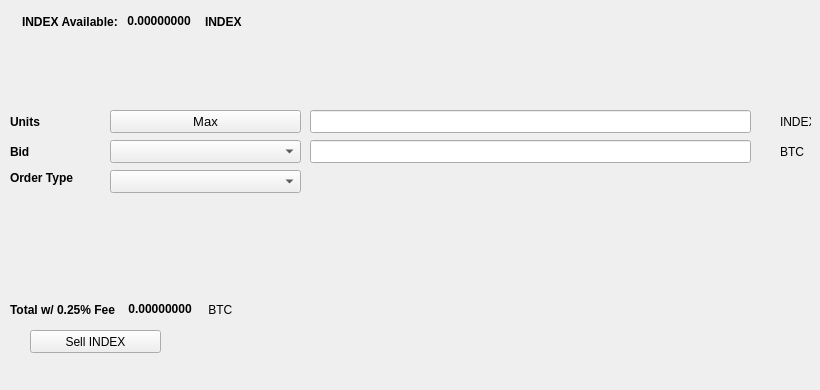
   <widget class="QWidget" name="SellTab">
    <attribute name="title">
     <string>Sell</string>
    </attribute>
    <widget class="QLabel" name="label_16">
     <property name="geometry">
      <rect>
       <x>780</x>
       <y>140</y>
       <width>31</width>
       <height>23</height>
      </rect>
     </property>
     <property name="text">
      <string>BTC</string>
     </property>
    </widget>
    <widget class="QComboBox" name="SellBidcomboBox">
     <property name="geometry">
      <rect>
       <x>110</x>
       <y>140</y>
       <width>191</width>
       <height>23</height>
      </rect>
     </property>
     <property name="font">
      <font>
       <pointsize>10</pointsize>
      </font>
     </property>
    </widget>
    <widget class="QLabel" name="label_18">
     <property name="geometry">
      <rect>
       <x>10</x>
       <y>110</y>
       <width>46</width>
       <height>23</height>
      </rect>
     </property>
     <property name="font">
      <font>
       <weight>75</weight>
       <bold>true</bold>
      </font>
     </property>
     <property name="text">
      <string>Units</string>
     </property>
    </widget>
    <widget class="QPushButton" name="Sell_Max_Amount">
     <property name="geometry">
      <rect>
       <x>110</x>
       <y>110</y>
       <width>191</width>
       <height>23</height>
      </rect>
     </property>
     <property name="font">
      <font>
       <pointsize>10</pointsize>
      </font>
     </property>
     <property name="text">
      <string>Max</string>
     </property>
    </widget>
    <widget class="QLabel" name="label_20">
     <property name="geometry">
      <rect>
       <x>10</x>
       <y>170</y>
       <width>91</width>
       <height>16</height>
      </rect>
     </property>
     <property name="font">
      <font>
       <weight>75</weight>
       <bold>true</bold>
      </font>
     </property>
     <property name="text">
      <string>Order Type</string>
     </property>
    </widget>
    <widget class="QComboBox" name="SellOrdertypeCombo">
     <property name="geometry">
      <rect>
       <x>110</x>
       <y>170</y>
       <width>191</width>
       <height>23</height>
      </rect>
     </property>
     <property name="font">
      <font>
       <pointsize>10</pointsize>
      </font>
     </property>
    </widget>
    <widget class="QLabel" name="label_21">
     <property name="geometry">
      <rect>
       <x>10</x>
       <y>140</y>
       <width>46</width>
       <height>23</height>
      </rect>
     </property>
     <property name="font">
      <font>
       <weight>75</weight>
       <bold>true</bold>
      </font>
     </property>
     <property name="text">
      <string>Bid</string>
     </property>
    </widget>
    <widget class="QLabel" name="label_22">
     <property name="geometry">
      <rect>
       <x>780</x>
       <y>110</y>
       <width>31</width>
       <height>23</height>
      </rect>
     </property>
     <property name="text">
      <string>INDEX</string>
     </property>
    </widget>
    <widget class="QLineEdit" name="UnitsInputBLOCK">
     <property name="geometry">
      <rect>
       <x>310</x>
       <y>110</y>
       <width>441</width>
       <height>23</height>
      </rect>
     </property>
     <property name="font">
      <font>
       <pointsize>9</pointsize>
       <weight>75</weight>
       <bold>true</bold>
      </font>
     </property>
    </widget>
    <widget class="QLineEdit" name="SellBidPriceEdit">
     <property name="geometry">
      <rect>
       <x>310</x>
       <y>140</y>
       <width>441</width>
       <height>23</height>
      </rect>
     </property>
     <property name="font">
      <font>
       <pointsize>9</pointsize>
       <weight>75</weight>
       <bold>true</bold>
      </font>
     </property>
    </widget>
    <widget class="QPushButton" name="SellBLOCKBTN">
     <property name="geometry">
      <rect>
       <x>30</x>
       <y>330</y>
       <width>131</width>
       <height>23</height>
      </rect>
     </property>
     <property name="text">
      <string>Sell INDEX</string>
     </property>
     <property name="icon">
      <iconset resource="../instadex">
       <normaloff>:/icons/bitcoin</normaloff>:/icons/bitcoin</iconset>
     </property>
    </widget>
    <widget class="QWidget" name="layoutWidget3">
     <property name="geometry">
      <rect>
       <x>22</x>
       <y>12</y>
       <width>258</width>
       <height>19</height>
      </rect>
     </property>
     <layout class="QHBoxLayout" name="horizontalLayout">
      <item>
       <widget class="QLabel" name="label232_2">
        <property name="font">
         <font>
          <weight>75</weight>
          <bold>true</bold>
         </font>
        </property>
        <property name="text">
         <string>INDEX Available:</string>
        </property>
       </widget>
      </item>
      <item>
       <widget class="QLabel" name="BLOCKAvailableLabel">
        <property name="palette">
         <palette>
          <active>
           <colorrole role="WindowText">
            <brush brushstyle="SolidPattern">
             <color alpha="255">
              <red>0</red>
              <green>0</green>
              <blue>0</blue>
             </color>
            </brush>
           </colorrole>
           <colorrole role="Button">
            <brush brushstyle="SolidPattern">
             <color alpha="255">
              <red>0</red>
              <green>170</green>
              <blue>0</blue>
             </color>
            </brush>
           </colorrole>
           <colorrole role="Light">
            <brush brushstyle="SolidPattern">
             <color alpha="255">
              <red>0</red>
              <green>255</green>
              <blue>0</blue>
             </color>
            </brush>
           </colorrole>
           <colorrole role="Midlight">
            <brush brushstyle="SolidPattern">
             <color alpha="255">
              <red>0</red>
              <green>212</green>
              <blue>0</blue>
             </color>
            </brush>
           </colorrole>
           <colorrole role="Dark">
            <brush brushstyle="SolidPattern">
             <color alpha="255">
              <red>0</red>
              <green>85</green>
              <blue>0</blue>
             </color>
            </brush>
           </colorrole>
           <colorrole role="Mid">
            <brush brushstyle="SolidPattern">
             <color alpha="255">
              <red>0</red>
              <green>113</green>
              <blue>0</blue>
             </color>
            </brush>
           </colorrole>
           <colorrole role="Text">
            <brush brushstyle="SolidPattern">
             <color alpha="255">
              <red>0</red>
              <green>170</green>
              <blue>0</blue>
             </color>
            </brush>
           </colorrole>
           <colorrole role="BrightText">
            <brush brushstyle="SolidPattern">
             <color alpha="255">
              <red>255</red>
              <green>255</green>
              <blue>255</blue>
             </color>
            </brush>
           </colorrole>
           <colorrole role="ButtonText">
            <brush brushstyle="SolidPattern">
             <color alpha="255">
              <red>0</red>
              <green>0</green>
              <blue>0</blue>
             </color>
            </brush>
           </colorrole>
           <colorrole role="Base">
            <brush brushstyle="SolidPattern">
             <color alpha="255">
              <red>255</red>
              <green>255</green>
              <blue>255</blue>
             </color>
            </brush>
           </colorrole>
           <colorrole role="Window">
            <brush brushstyle="SolidPattern">
             <color alpha="255">
              <red>0</red>
              <green>170</green>
              <blue>0</blue>
             </color>
            </brush>
           </colorrole>
           <colorrole role="Shadow">
            <brush brushstyle="SolidPattern">
             <color alpha="255">
              <red>0</red>
              <green>0</green>
              <blue>0</blue>
             </color>
            </brush>
           </colorrole>
           <colorrole role="AlternateBase">
            <brush brushstyle="SolidPattern">
             <color alpha="255">
              <red>127</red>
              <green>212</green>
              <blue>127</blue>
             </color>
            </brush>
           </colorrole>
           <colorrole role="ToolTipBase">
            <brush brushstyle="SolidPattern">
             <color alpha="255">
              <red>255</red>
              <green>255</green>
              <blue>220</blue>
             </color>
            </brush>
           </colorrole>
           <colorrole role="ToolTipText">
            <brush brushstyle="SolidPattern">
             <color alpha="255">
              <red>0</red>
              <green>0</green>
              <blue>0</blue>
             </color>
            </brush>
           </colorrole>
          </active>
          <inactive>
           <colorrole role="WindowText">
            <brush brushstyle="SolidPattern">
             <color alpha="255">
              <red>0</red>
              <green>0</green>
              <blue>0</blue>
             </color>
            </brush>
           </colorrole>
           <colorrole role="Button">
            <brush brushstyle="SolidPattern">
             <color alpha="255">
              <red>0</red>
              <green>170</green>
              <blue>0</blue>
             </color>
            </brush>
           </colorrole>
           <colorrole role="Light">
            <brush brushstyle="SolidPattern">
             <color alpha="255">
              <red>0</red>
              <green>255</green>
              <blue>0</blue>
             </color>
            </brush>
           </colorrole>
           <colorrole role="Midlight">
            <brush brushstyle="SolidPattern">
             <color alpha="255">
              <red>0</red>
              <green>212</green>
              <blue>0</blue>
             </color>
            </brush>
           </colorrole>
           <colorrole role="Dark">
            <brush brushstyle="SolidPattern">
             <color alpha="255">
              <red>0</red>
              <green>85</green>
              <blue>0</blue>
             </color>
            </brush>
           </colorrole>
           <colorrole role="Mid">
            <brush brushstyle="SolidPattern">
             <color alpha="255">
              <red>0</red>
              <green>113</green>
              <blue>0</blue>
             </color>
            </brush>
           </colorrole>
           <colorrole role="Text">
            <brush brushstyle="SolidPattern">
             <color alpha="255">
              <red>0</red>
              <green>170</green>
              <blue>0</blue>
             </color>
            </brush>
           </colorrole>
           <colorrole role="BrightText">
            <brush brushstyle="SolidPattern">
             <color alpha="255">
              <red>255</red>
              <green>255</green>
              <blue>255</blue>
             </color>
            </brush>
           </colorrole>
           <colorrole role="ButtonText">
            <brush brushstyle="SolidPattern">
             <color alpha="255">
              <red>0</red>
              <green>0</green>
              <blue>0</blue>
             </color>
            </brush>
           </colorrole>
           <colorrole role="Base">
            <brush brushstyle="SolidPattern">
             <color alpha="255">
              <red>255</red>
              <green>255</green>
              <blue>255</blue>
             </color>
            </brush>
           </colorrole>
           <colorrole role="Window">
            <brush brushstyle="SolidPattern">
             <color alpha="255">
              <red>0</red>
              <green>170</green>
              <blue>0</blue>
             </color>
            </brush>
           </colorrole>
           <colorrole role="Shadow">
            <brush brushstyle="SolidPattern">
             <color alpha="255">
              <red>0</red>
              <green>0</green>
              <blue>0</blue>
             </color>
            </brush>
           </colorrole>
           <colorrole role="AlternateBase">
            <brush brushstyle="SolidPattern">
             <color alpha="255">
              <red>127</red>
              <green>212</green>
              <blue>127</blue>
             </color>
            </brush>
           </colorrole>
           <colorrole role="ToolTipBase">
            <brush brushstyle="SolidPattern">
             <color alpha="255">
              <red>255</red>
              <green>255</green>
              <blue>220</blue>
             </color>
            </brush>
           </colorrole>
           <colorrole role="ToolTipText">
            <brush brushstyle="SolidPattern">
             <color alpha="255">
              <red>0</red>
              <green>0</green>
              <blue>0</blue>
             </color>
            </brush>
           </colorrole>
          </inactive>
          <disabled>
           <colorrole role="WindowText">
            <brush brushstyle="SolidPattern">
             <color alpha="255">
              <red>0</red>
              <green>85</green>
              <blue>0</blue>
             </color>
            </brush>
           </colorrole>
           <colorrole role="Button">
            <brush brushstyle="SolidPattern">
             <color alpha="255">
              <red>0</red>
              <green>170</green>
              <blue>0</blue>
             </color>
            </brush>
           </colorrole>
           <colorrole role="Light">
            <brush brushstyle="SolidPattern">
             <color alpha="255">
              <red>0</red>
              <green>255</green>
              <blue>0</blue>
             </color>
            </brush>
           </colorrole>
           <colorrole role="Midlight">
            <brush brushstyle="SolidPattern">
             <color alpha="255">
              <red>0</red>
              <green>212</green>
              <blue>0</blue>
             </color>
            </brush>
           </colorrole>
           <colorrole role="Dark">
            <brush brushstyle="SolidPattern">
             <color alpha="255">
              <red>0</red>
              <green>85</green>
              <blue>0</blue>
             </color>
            </brush>
           </colorrole>
           <colorrole role="Mid">
            <brush brushstyle="SolidPattern">
             <color alpha="255">
              <red>0</red>
              <green>113</green>
              <blue>0</blue>
             </color>
            </brush>
           </colorrole>
           <colorrole role="Text">
            <brush brushstyle="SolidPattern">
             <color alpha="255">
              <red>0</red>
              <green>85</green>
              <blue>0</blue>
             </color>
            </brush>
           </colorrole>
           <colorrole role="BrightText">
            <brush brushstyle="SolidPattern">
             <color alpha="255">
              <red>255</red>
              <green>255</green>
              <blue>255</blue>
             </color>
            </brush>
           </colorrole>
           <colorrole role="ButtonText">
            <brush brushstyle="SolidPattern">
             <color alpha="255">
              <red>0</red>
              <green>85</green>
              <blue>0</blue>
             </color>
            </brush>
           </colorrole>
           <colorrole role="Base">
            <brush brushstyle="SolidPattern">
             <color alpha="255">
              <red>0</red>
              <green>170</green>
              <blue>0</blue>
             </color>
            </brush>
           </colorrole>
           <colorrole role="Window">
            <brush brushstyle="SolidPattern">
             <color alpha="255">
              <red>0</red>
              <green>170</green>
              <blue>0</blue>
             </color>
            </brush>
           </colorrole>
           <colorrole role="Shadow">
            <brush brushstyle="SolidPattern">
             <color alpha="255">
              <red>0</red>
              <green>0</green>
              <blue>0</blue>
             </color>
            </brush>
           </colorrole>
           <colorrole role="AlternateBase">
            <brush brushstyle="SolidPattern">
             <color alpha="255">
              <red>0</red>
              <green>170</green>
              <blue>0</blue>
             </color>
            </brush>
           </colorrole>
           <colorrole role="ToolTipBase">
            <brush brushstyle="SolidPattern">
             <color alpha="255">
              <red>255</red>
              <green>255</green>
              <blue>220</blue>
             </color>
            </brush>
           </colorrole>
           <colorrole role="ToolTipText">
            <brush brushstyle="SolidPattern">
             <color alpha="255">
              <red>0</red>
              <green>0</green>
              <blue>0</blue>
             </color>
            </brush>
           </colorrole>
          </disabled>
         </palette>
        </property>
        <property name="font">
         <font>
          <weight>75</weight>
          <bold>true</bold>
         </font>
        </property>
        <property name="text">
         <string> 0.00000000 </string>
        </property>
        <property name="textInteractionFlags">
         <set>Qt::LinksAccessibleByMouse|Qt::TextSelectableByKeyboard|Qt::TextSelectableByMouse</set>
        </property>
       </widget>
      </item>
      <item>
       <widget class="QLabel" name="labelBLOCK">
        <property name="font">
         <font>
          <weight>75</weight>
          <bold>true</bold>
         </font>
        </property>
        <property name="text">
         <string>INDEX</string>
        </property>
       </widget>
      </item>
     </layout>
    </widget>
    <widget class="QWidget" name="layoutWidget">
     <property name="geometry">
      <rect>
       <x>10</x>
       <y>300</y>
       <width>268</width>
       <height>19</height>
      </rect>
     </property>
     <layout class="QHBoxLayout" name="horizontalLayout_2">
      <item>
       <widget class="QLabel" name="label_19">
        <property name="font">
         <font>
          <weight>75</weight>
          <bold>true</bold>
         </font>
        </property>
        <property name="text">
         <string>Total w/ 0.25% Fee </string>
        </property>
       </widget>
      </item>
      <item>
       <widget class="QLabel" name="SellCostLabel">
        <property name="palette">
         <palette>
          <active>
           <colorrole role="WindowText">
            <brush brushstyle="SolidPattern">
             <color alpha="255">
              <red>0</red>
              <green>0</green>
              <blue>0</blue>
             </color>
            </brush>
           </colorrole>
           <colorrole role="Button">
            <brush brushstyle="SolidPattern">
             <color alpha="255">
              <red>0</red>
              <green>170</green>
              <blue>0</blue>
             </color>
            </brush>
           </colorrole>
           <colorrole role="Light">
            <brush brushstyle="SolidPattern">
             <color alpha="255">
              <red>0</red>
              <green>255</green>
              <blue>0</blue>
             </color>
            </brush>
           </colorrole>
           <colorrole role="Midlight">
            <brush brushstyle="SolidPattern">
             <color alpha="255">
              <red>0</red>
              <green>212</green>
              <blue>0</blue>
             </color>
            </brush>
           </colorrole>
           <colorrole role="Dark">
            <brush brushstyle="SolidPattern">
             <color alpha="255">
              <red>0</red>
              <green>85</green>
              <blue>0</blue>
             </color>
            </brush>
           </colorrole>
           <colorrole role="Mid">
            <brush brushstyle="SolidPattern">
             <color alpha="255">
              <red>0</red>
              <green>113</green>
              <blue>0</blue>
             </color>
            </brush>
           </colorrole>
           <colorrole role="Text">
            <brush brushstyle="SolidPattern">
             <color alpha="255">
              <red>0</red>
              <green>170</green>
              <blue>0</blue>
             </color>
            </brush>
           </colorrole>
           <colorrole role="BrightText">
            <brush brushstyle="SolidPattern">
             <color alpha="255">
              <red>255</red>
              <green>255</green>
              <blue>255</blue>
             </color>
            </brush>
           </colorrole>
           <colorrole role="ButtonText">
            <brush brushstyle="SolidPattern">
             <color alpha="255">
              <red>0</red>
              <green>0</green>
              <blue>0</blue>
             </color>
            </brush>
           </colorrole>
           <colorrole role="Base">
            <brush brushstyle="SolidPattern">
             <color alpha="255">
              <red>255</red>
              <green>255</green>
              <blue>255</blue>
             </color>
            </brush>
           </colorrole>
           <colorrole role="Window">
            <brush brushstyle="SolidPattern">
             <color alpha="255">
              <red>0</red>
              <green>170</green>
              <blue>0</blue>
             </color>
            </brush>
           </colorrole>
           <colorrole role="Shadow">
            <brush brushstyle="SolidPattern">
             <color alpha="255">
              <red>0</red>
              <green>0</green>
              <blue>0</blue>
             </color>
            </brush>
           </colorrole>
           <colorrole role="AlternateBase">
            <brush brushstyle="SolidPattern">
             <color alpha="255">
              <red>127</red>
              <green>212</green>
              <blue>127</blue>
             </color>
            </brush>
           </colorrole>
           <colorrole role="ToolTipBase">
            <brush brushstyle="SolidPattern">
             <color alpha="255">
              <red>255</red>
              <green>255</green>
              <blue>220</blue>
             </color>
            </brush>
           </colorrole>
           <colorrole role="ToolTipText">
            <brush brushstyle="SolidPattern">
             <color alpha="255">
              <red>0</red>
              <green>0</green>
              <blue>0</blue>
             </color>
            </brush>
           </colorrole>
          </active>
          <inactive>
           <colorrole role="WindowText">
            <brush brushstyle="SolidPattern">
             <color alpha="255">
              <red>0</red>
              <green>0</green>
              <blue>0</blue>
             </color>
            </brush>
           </colorrole>
           <colorrole role="Button">
            <brush brushstyle="SolidPattern">
             <color alpha="255">
              <red>0</red>
              <green>170</green>
              <blue>0</blue>
             </color>
            </brush>
           </colorrole>
           <colorrole role="Light">
            <brush brushstyle="SolidPattern">
             <color alpha="255">
              <red>0</red>
              <green>255</green>
              <blue>0</blue>
             </color>
            </brush>
           </colorrole>
           <colorrole role="Midlight">
            <brush brushstyle="SolidPattern">
             <color alpha="255">
              <red>0</red>
              <green>212</green>
              <blue>0</blue>
             </color>
            </brush>
           </colorrole>
           <colorrole role="Dark">
            <brush brushstyle="SolidPattern">
             <color alpha="255">
              <red>0</red>
              <green>85</green>
              <blue>0</blue>
             </color>
            </brush>
           </colorrole>
           <colorrole role="Mid">
            <brush brushstyle="SolidPattern">
             <color alpha="255">
              <red>0</red>
              <green>113</green>
              <blue>0</blue>
             </color>
            </brush>
           </colorrole>
           <colorrole role="Text">
            <brush brushstyle="SolidPattern">
             <color alpha="255">
              <red>0</red>
              <green>170</green>
              <blue>0</blue>
             </color>
            </brush>
           </colorrole>
           <colorrole role="BrightText">
            <brush brushstyle="SolidPattern">
             <color alpha="255">
              <red>255</red>
              <green>255</green>
              <blue>255</blue>
             </color>
            </brush>
           </colorrole>
           <colorrole role="ButtonText">
            <brush brushstyle="SolidPattern">
             <color alpha="255">
              <red>0</red>
              <green>0</green>
              <blue>0</blue>
             </color>
            </brush>
           </colorrole>
           <colorrole role="Base">
            <brush brushstyle="SolidPattern">
             <color alpha="255">
              <red>255</red>
              <green>255</green>
              <blue>255</blue>
             </color>
            </brush>
           </colorrole>
           <colorrole role="Window">
            <brush brushstyle="SolidPattern">
             <color alpha="255">
              <red>0</red>
              <green>170</green>
              <blue>0</blue>
             </color>
            </brush>
           </colorrole>
           <colorrole role="Shadow">
            <brush brushstyle="SolidPattern">
             <color alpha="255">
              <red>0</red>
              <green>0</green>
              <blue>0</blue>
             </color>
            </brush>
           </colorrole>
           <colorrole role="AlternateBase">
            <brush brushstyle="SolidPattern">
             <color alpha="255">
              <red>127</red>
              <green>212</green>
              <blue>127</blue>
             </color>
            </brush>
           </colorrole>
           <colorrole role="ToolTipBase">
            <brush brushstyle="SolidPattern">
             <color alpha="255">
              <red>255</red>
              <green>255</green>
              <blue>220</blue>
             </color>
            </brush>
           </colorrole>
           <colorrole role="ToolTipText">
            <brush brushstyle="SolidPattern">
             <color alpha="255">
              <red>0</red>
              <green>0</green>
              <blue>0</blue>
             </color>
            </brush>
           </colorrole>
          </inactive>
          <disabled>
           <colorrole role="WindowText">
            <brush brushstyle="SolidPattern">
             <color alpha="255">
              <red>0</red>
              <green>85</green>
              <blue>0</blue>
             </color>
            </brush>
           </colorrole>
           <colorrole role="Button">
            <brush brushstyle="SolidPattern">
             <color alpha="255">
              <red>0</red>
              <green>170</green>
              <blue>0</blue>
             </color>
            </brush>
           </colorrole>
           <colorrole role="Light">
            <brush brushstyle="SolidPattern">
             <color alpha="255">
              <red>0</red>
              <green>255</green>
              <blue>0</blue>
             </color>
            </brush>
           </colorrole>
           <colorrole role="Midlight">
            <brush brushstyle="SolidPattern">
             <color alpha="255">
              <red>0</red>
              <green>212</green>
              <blue>0</blue>
             </color>
            </brush>
           </colorrole>
           <colorrole role="Dark">
            <brush brushstyle="SolidPattern">
             <color alpha="255">
              <red>0</red>
              <green>85</green>
              <blue>0</blue>
             </color>
            </brush>
           </colorrole>
           <colorrole role="Mid">
            <brush brushstyle="SolidPattern">
             <color alpha="255">
              <red>0</red>
              <green>113</green>
              <blue>0</blue>
             </color>
            </brush>
           </colorrole>
           <colorrole role="Text">
            <brush brushstyle="SolidPattern">
             <color alpha="255">
              <red>0</red>
              <green>85</green>
              <blue>0</blue>
             </color>
            </brush>
           </colorrole>
           <colorrole role="BrightText">
            <brush brushstyle="SolidPattern">
             <color alpha="255">
              <red>255</red>
              <green>255</green>
              <blue>255</blue>
             </color>
            </brush>
           </colorrole>
           <colorrole role="ButtonText">
            <brush brushstyle="SolidPattern">
             <color alpha="255">
              <red>0</red>
              <green>85</green>
              <blue>0</blue>
             </color>
            </brush>
           </colorrole>
           <colorrole role="Base">
            <brush brushstyle="SolidPattern">
             <color alpha="255">
              <red>0</red>
              <green>170</green>
              <blue>0</blue>
             </color>
            </brush>
           </colorrole>
           <colorrole role="Window">
            <brush brushstyle="SolidPattern">
             <color alpha="255">
              <red>0</red>
              <green>170</green>
              <blue>0</blue>
             </color>
            </brush>
           </colorrole>
           <colorrole role="Shadow">
            <brush brushstyle="SolidPattern">
             <color alpha="255">
              <red>0</red>
              <green>0</green>
              <blue>0</blue>
             </color>
            </brush>
           </colorrole>
           <colorrole role="AlternateBase">
            <brush brushstyle="SolidPattern">
             <color alpha="255">
              <red>0</red>
              <green>170</green>
              <blue>0</blue>
             </color>
            </brush>
           </colorrole>
           <colorrole role="ToolTipBase">
            <brush brushstyle="SolidPattern">
             <color alpha="255">
              <red>255</red>
              <green>255</green>
              <blue>220</blue>
             </color>
            </brush>
           </colorrole>
           <colorrole role="ToolTipText">
            <brush brushstyle="SolidPattern">
             <color alpha="255">
              <red>0</red>
              <green>0</green>
              <blue>0</blue>
             </color>
            </brush>
           </colorrole>
          </disabled>
         </palette>
        </property>
        <property name="font">
         <font>
          <weight>75</weight>
          <bold>true</bold>
         </font>
        </property>
        <property name="autoFillBackground">
         <bool>false</bool>
        </property>
        <property name="text">
         <string> 0.00000000</string>
        </property>
        <property name="textInteractionFlags">
         <set>Qt::LinksAccessibleByMouse|Qt::TextSelectableByMouse</set>
        </property>
       </widget>
      </item>
      <item>
       <widget class="QLabel" name="label_17">
        <property name="font">
         <font>
          <weight>50</weight>
          <bold>false</bold>
         </font>
        </property>
        <property name="text">
         <string> BTC</string>
        </property>
       </widget>
      </item>
     </layout>
    </widget>
    <widget class="QLabel" name="label_23">
     <property name="geometry">
      <rect>
       <x>460</x>
       <y>300</y>
       <width>281</width>
       <height>81</height>
      </rect>
     </property>
     <property name="text">
      <string/>
     </property>
     <property name="pixmap">
      <pixmap>:/images/bittrex</pixmap>
     </property>
    </widget>
   </widget>
